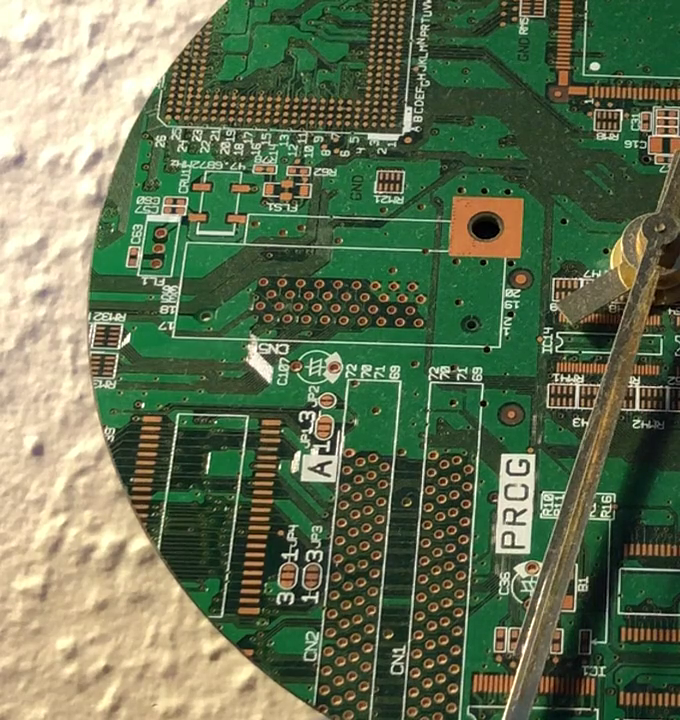
//> input picture frame 32 of left.mov, 680 x 720 px
$ ./panoMat   (built with g++ and OpenCV 4)
//> lines starting //> are read from the running program, lines starting //| are printed output that depends on the picture; pictures that were not available may be replaced by others from this repository, and a replacement may not be noted
//> further down, I1 is the input picture: 720 rows x 680 cols, CV_8UC3; mean B, G, R 83.9, 114.7, 101.1
#include <stdio.h>
#include <iostream>
#include "opencv2/core.hpp"
#include "opencv2/features2d.hpp"
#include "opencv2/highgui.hpp"
#include "opencv2/calib3d.hpp"
#include "opencv2/xfeatures2d.hpp"
#include <opencv2/xfeatures2d/nonfree.hpp>
#include <opencv2/xfeatures2d/cuda.hpp>
#include <opencv2/opencv.hpp>
#include <vector>

using namespace cv::xfeatures2d;
using namespace std;
using namespace cv;
//To get homography from images passed in. Matching points in the images.

Mat Stitching(Mat image1,Mat image2){

    Mat I_1 = image1;
    Mat I_2 = image2;

    cv::Ptr<Feature2D> f2d = xfeatures2d::SIFT::create();

    	// Step 1: Detect the keypoints:
    	std::vector<KeyPoint> keypoints_1, keypoints_2;
    	f2d->detect( I_1, keypoints_1 );
//> keypoints_1 = 7422 keypoints; strongest (x, y, size): (304, 598, 3.7), (318, 468, 2.2), (143, 405, 2.7), (280, 467, 2.1)
    	f2d->detect( I_2, keypoints_2 );
//> keypoints_2 has the same summary as keypoints_1

    	// Step 2: Calculate descriptors (feature vectors)
    	Mat descriptors_1, descriptors_2;
    	f2d->compute( I_1, keypoints_1, descriptors_1 );
    	f2d->compute( I_2, keypoints_2, descriptors_2 );

    	// Step 3: Matching descriptor vectors using BFMatcher :
    	BFMatcher matcher;
    	std::vector< DMatch > matches;
    	matcher.match( descriptors_1, descriptors_2, matches );
//> matches = 7422 matches

    	// Keep best matches only to have a nice drawing.
    	// We sort distance between descriptor matches
    	Mat index;
    	int nbMatch = int(matches.size());
//> nbMatch = 7422
    	Mat tab(nbMatch, 1, CV_32F);
//> tab = 7422 values from 0 to 0
    	for (int i = 0; i < nbMatch; i++)
    		tab.at<float>(i, 0) = matches[i].distance;
    	sortIdx(tab, index, SORT_EVERY_COLUMN + SORT_ASCENDING);
//> index = 7422 values, max 7421 at index 2466, min 0 at index 7408, mean 3710.5
    	vector<DMatch> bestMatches;

    	for (int i = 0; i < 200; i++)
    		bestMatches.push_back(matches[index.at < int > (i, 0)]);
//> after the loop, bestMatches = 200 matches


    	// 1st image is the destination image and the 2nd image is the src image
    	std::vector<Point2f> dst_pts;                   //1st
    	std::vector<Point2f> source_pts;                //2nd

    	for (vector<DMatch>::iterator it = bestMatches.begin(); it != bestMatches.end(); ++it) {
    		//cout << it->queryIdx << "\t" <<  it->trainIdx << "\t"  <<  it->distance << "\n";
    		//-- Get the keypoints from the good matches
    		dst_pts.push_back( keypoints_1[ it->queryIdx ].pt );
    		source_pts.push_back( keypoints_2[ it->trainIdx ].pt );
    	}
//> after the loop, dst_pts = 200 Points (x, y), first 12: [444, 517.2], [444.8, 575.1], [444.8, 575.1], [444.8, 575.1], [444.7, 602.5], [444.5, 639.6], [444.4, 388.3], [444.4, 151.8], [444.4, 633.7], [444.3, 378.8], [444.2, 642.8], [444.2, 642.8]; source_pts has the same summary as dst_pts

    	Mat H_12 = findHomography( source_pts, dst_pts, CV_RANSAC );
//> H_12 = [[1, -5.7e-16, 4.24e-12], [-1.12e-14, 1, 5.1e-12], [-2.1e-17, -1.26e-18, 1]]
    	//cout << H_12 << endl;

      return H_12;
}

/** @function main */
int main(int argc, char** argv){
  //Mats to get the first frame of video and pass to Stitching function.
  Mat I1, h_I1;
  Mat I2, h_I2;

  // Create a VideoCapture object and open the input file
  VideoCapture cap1("workingVideo/left.mov");
  VideoCapture cap2("workingVideo/right.mov");
  cap1.set(CV_CAP_PROP_BUFFERSIZE, 10);
  cap2.set(CV_CAP_PROP_BUFFERSIZE, 10);
  //Check if camera opened successfully
  if(!cap1.isOpened() || !cap2.isOpened()){
    cout << "Error opening video stream or file" << endl;
    return -1;
  }
//passing first frame to Stitching function
  if (cap1.read(I1)){
     h_I1 = I1;
   }

   if (cap2.read(I2)){
     h_I2 = I2;
   }
   Mat homography;
//passing here.
   homography = Stitching(h_I1,h_I2);
//> homography has the same summary as H_12 in Stitching
  std::cout << homography << '\n';
//| [0.9999999999999811, -5.702115413457911e-16, 4.242414750272507e-12;
//|  -1.119929872582204e-14, 0.9999999999999898, 5.103955279972291e-12;
//|  -2.097999488814563e-17, -1.25900321023976e-18, 1]

//creating VideoWriter object with defined values.
VideoWriter video("video/output.avi",CV_FOURCC('M','J','P','G'),30, Size(3840,1440));


//Looping through frames of both videos.
    for (;;){
    Mat cap1frame;
    Mat cap2frame;

    cap1 >> cap1frame;
    cap2 >> cap2frame;

    // If the frame is empty, break immediately
    if (cap1frame.empty() || cap2frame.empty())
      break;
      Mat warpImage2;
      //warpPerspective(cap2frame, warpImage2, homography, Size(cap1frame.cols*2, cap1frame.rows*2), INTER_CUBIC);
      //warping the second video cap2frame so it matches with the first one.
      //size is defined as the final video size
      warpPerspective(cap2frame, warpImage2, homography, Size(cap1frame.cols*2, cap1frame.rows*2), INTER_CUBIC);
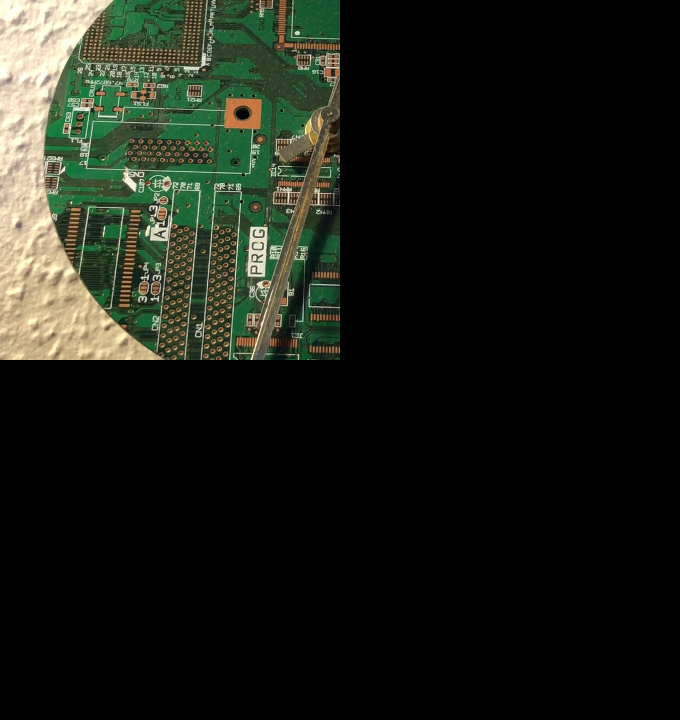
//> warpImage2: 1440 rows x 1360 cols, CV_8UC3 (shown at 1/2 size); mean B, G, R 21.1, 28.7, 25.4
      //std::cout << "cols " << (cap1frame.cols*2) << "rows " << (cap1frame.rows*2) << '\n';
      //final is the final canvas where both videos will be warped onto.
      Mat final(Size(cap1frame.cols*2 + cap1frame.cols, cap1frame.rows*2),CV_8UC3);
      //Mat final(Size(cap1frame.cols*2 + cap1frame.cols, cap1frame.rows*2),CV_8UC3);
      //Using roi getting the relivent areas of each video.
      Mat roi1(final, Rect(0, 0,  cap1frame.cols, cap1frame.rows));
      Mat roi2(final, Rect(0, 0, warpImage2.cols, warpImage2.rows));
      //warping images on to the canvases which are linked with the final canvas.
      warpImage2.copyTo(roi2);
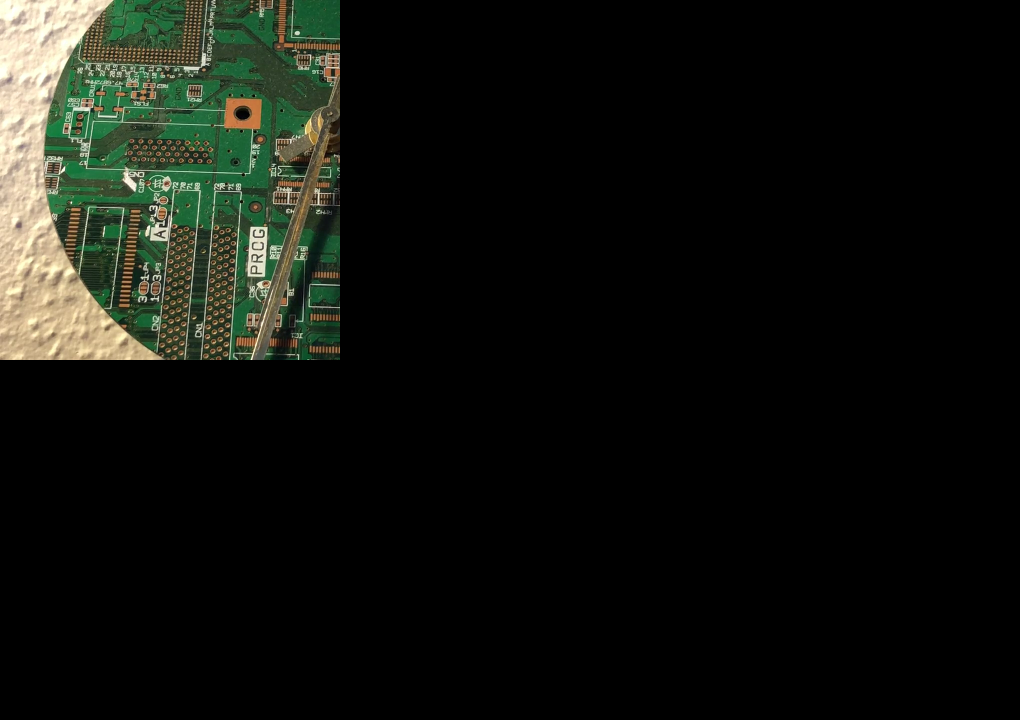
//> final: 1440 rows x 2040 cols, CV_8UC3 (shown at 1/2 size); mean B, G, R 14.1, 19.1, 16.9
      cap1frame.copyTo(roi1);
      int rows = final.rows;
//> rows = 1440
      int cols = final.cols;
//> cols = 2040
      //std::cout << "rows " << rows << "cols " << cols << '\n';
      //writing to video.
      video.write(final);

      //imshow ("Result", final);
    if(waitKey(30) >= 0) break;
//> the Esc key is pressed
     //destroyWindow("Stitching");
    // waitKey(0);
  }
  video.release();
  return 0;
}

$ run again, starting later in the video
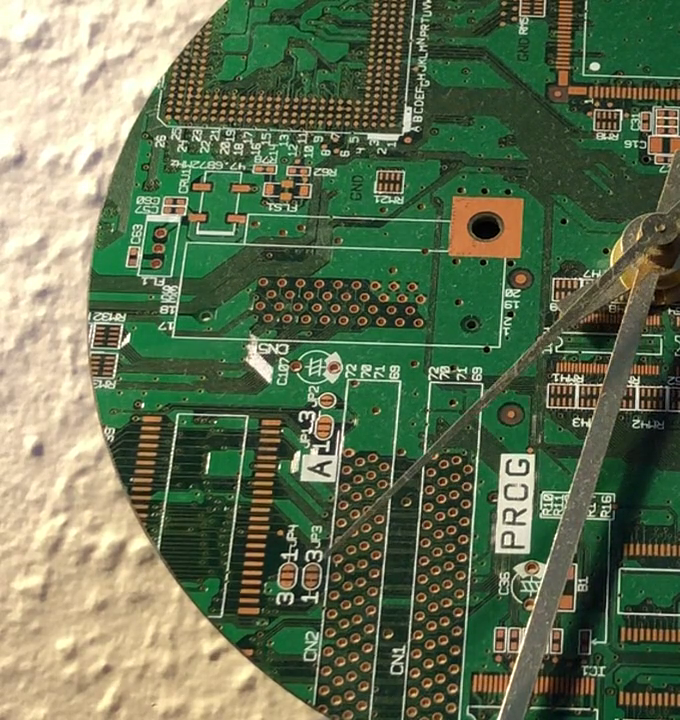
//> input picture frame 148 of left.mov, 680 x 720 px
//> I1 is the input picture: 720 rows x 680 cols, CV_8UC3; mean B, G, R 84.1, 114.4, 100.6
//> keypoints_1 = 7437 keypoints; strongest (x, y, size): (304, 598, 3.9), (318, 468, 2.2), (586, 101, 2.1), (143, 405, 2.7)
//> keypoints_2 has the same summary as keypoints_1
//> matches = 7437 matches
//> nbMatch = 7437
//> tab = 7437 values from 0 to 0
//> index = 7437 values, max 7436 at index 2472, min 0 at index 7423, mean 3718
//> after the loop in Stitching, `for (int i = 0; i < 200; i++)`: bestMatches = 200 matches
//> after the loop in Stitching, `for (vector<DMatch>::iterator it = bestMatches.begin(); it != bestMatc..`: dst_pts = 200 Points (x, y), first 12: [441.2, 564.6], [441.9, 367.1], [441.9, 568.6], [441.9, 674.6], [441.9, 172.1], [441.9, 201.9], [441.6, 501.8], [441.6, 501.8], [441.5, 456.4], [441.5, 640.1], [441.4, 636.6], [441.4, 681.1]; source_pts has the same summary as dst_pts
//> H_12 = [[1, -3.06e-17, 2.05e-11], [-5.31e-14, 1, 2.35e-11], [-1.02e-16, -1.18e-19, 1]]
//> homography has the same summary as H_12 in Stitching
//| [0.9999999999999086, -3.05746747113719e-17, 2.048907005254125e-11;
//|  -5.307121235912198e-14, 0.9999999999999548, 2.353515659233487e-11;
//|  -1.016229934811751e-16, -1.180397003958104e-19, 1]
//> `warpPerspective(cap2frame, warpImage2, homography, Size(cap1frame.cols..`:
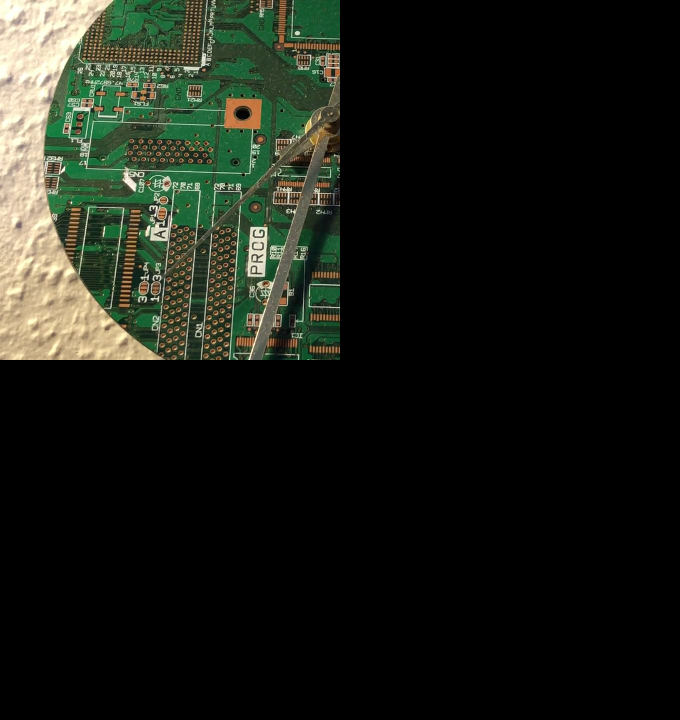
//> warpImage2: 1440 rows x 1360 cols, CV_8UC3 (shown at 1/2 size); mean B, G, R 21.1, 28.6, 25.2
//> `warpImage2.copyTo(roi2);`:
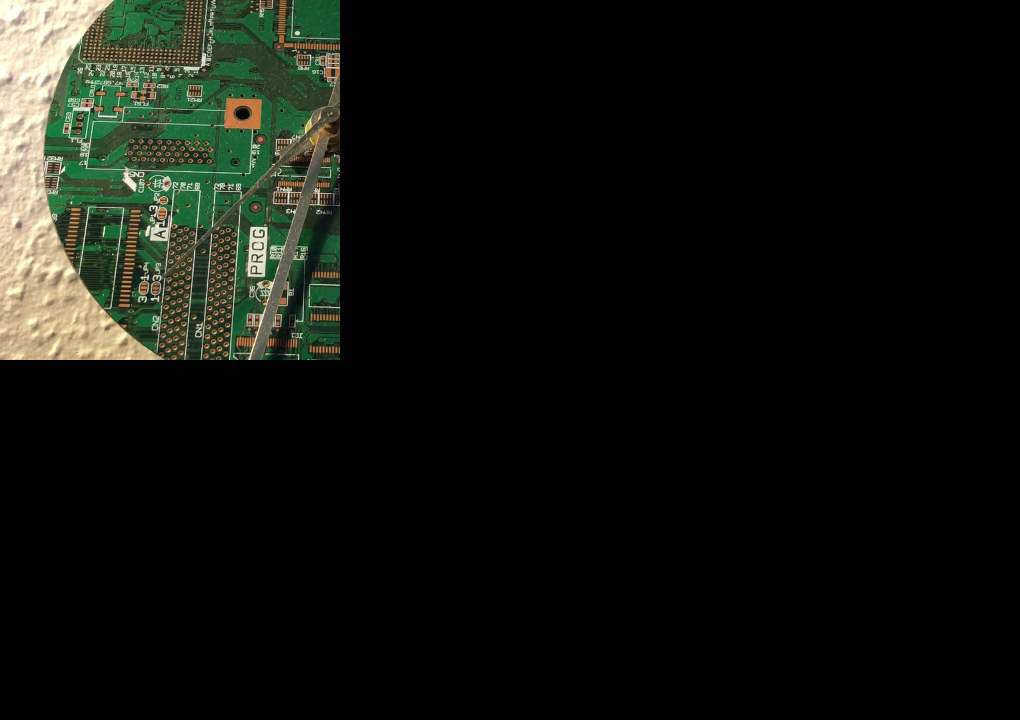
//> final: 1440 rows x 2040 cols, CV_8UC3 (shown at 1/2 size); mean B, G, R 14, 19.1, 16.8

$ run again, starting later in the video
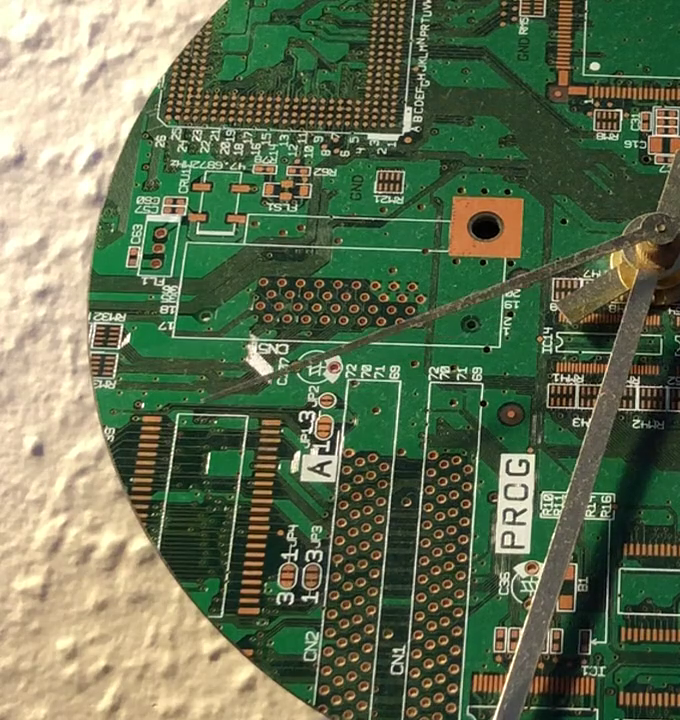
//> input picture frame 263 of left.mov, 680 x 720 px
//> I1 is the input picture: 720 rows x 680 cols, CV_8UC3; mean B, G, R 83.3, 113.4, 100.5
//> keypoints_1 = 7314 keypoints; strongest (x, y, size): (304, 598, 3.8), (586, 101, 2.1), (318, 468, 2.3), (143, 405, 2.6)
//> keypoints_2 has the same summary as keypoints_1
//> matches = 7314 matches
//> nbMatch = 7314
//> tab = 7314 values from 0 to 0
//> index = 7314 values, max 7313 at index 2431, min 0 at index 7300, mean 3656.5
//> after the loop in Stitching, `for (int i = 0; i < 200; i++)`: bestMatches = 200 matches
//> after the loop in Stitching, `for (vector<DMatch>::iterator it = bestMatches.begin(); it != bestMatc..`: dst_pts = 200 Points (x, y), first 12: [441.1, 472.9], [442, 655.1], [442, 456.2], [442, 228.8], [441.8, 501.8], [441.8, 501.8], [441.8, 172.1], [441.7, 680.9], [441.7, 688.3], [441.7, 212.9], [441.6, 674.4], [441.4, 423.8]; source_pts has the same summary as dst_pts
//> H_12 = [[1, -1.2e-15, 1.04e-11], [-2.33e-14, 1, 1.08e-11], [-4.96e-17, -2.62e-18, 1]]
//> homography has the same summary as H_12 in Stitching
//| [0.9999999999999545, -1.198350366390351e-15, 1.040785890577875e-11;
//|  -2.331456451471396e-14, 0.9999999999999757, 1.076177167639205e-11;
//|  -4.958795294920768e-17, -2.618078789458503e-18, 1]
//> `warpPerspective(cap2frame, warpImage2, homography, Size(cap1frame.cols..`:
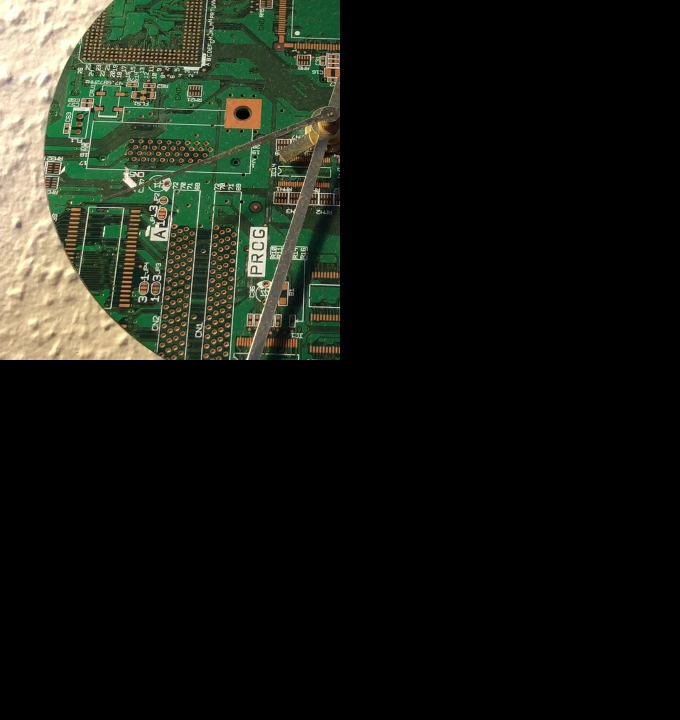
//> warpImage2: 1440 rows x 1360 cols, CV_8UC3 (shown at 1/2 size); mean B, G, R 20.8, 28.3, 25.1
//> `warpImage2.copyTo(roi2);`:
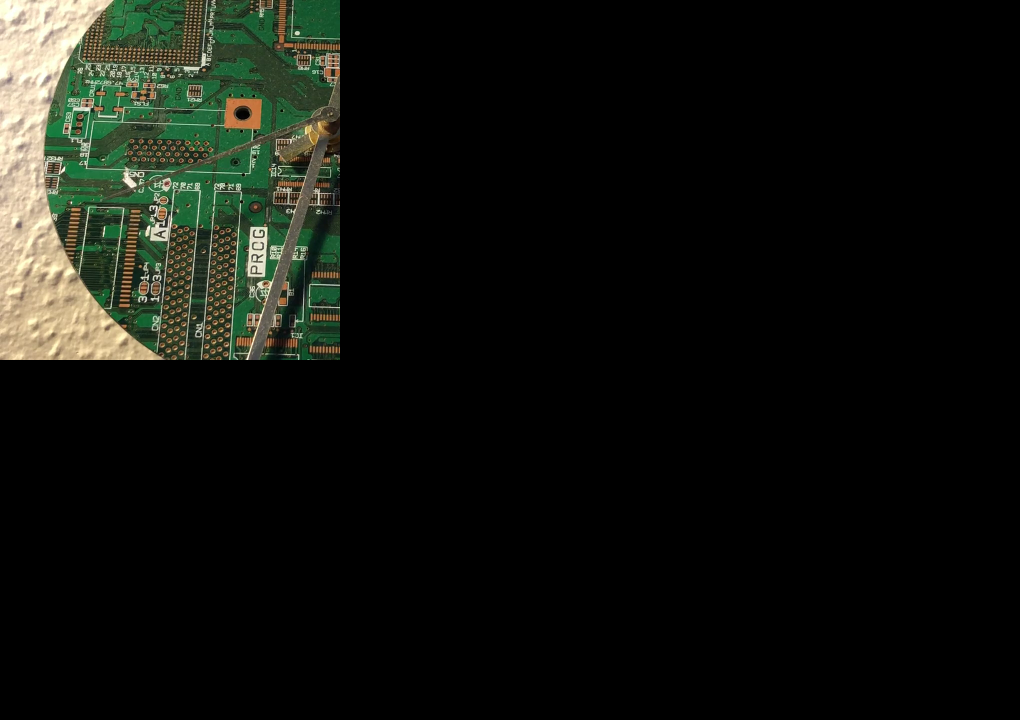
//> final: 1440 rows x 2040 cols, CV_8UC3 (shown at 1/2 size); mean B, G, R 13.8, 18.9, 16.7
